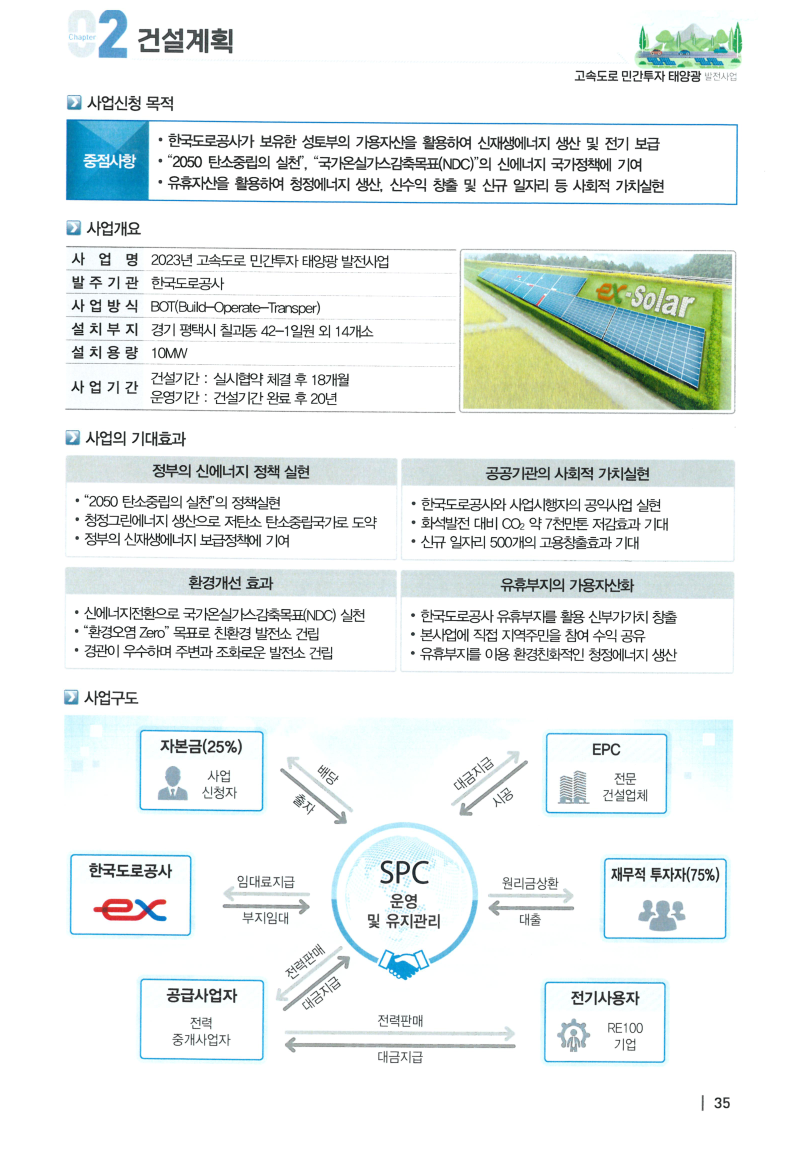
#> input picture work/pages/p1.png, 1620 x 2304 px (shown at 1/2 size)
$ python -i proto_table2.py   (imports and definitions only)
#> lines starting #> are read from the running program, lines starting #| are printed output that depends on the picture; after the words box and inside, x2 and y2 are one past the last pixel; in counts of white or black regions, pixels touching at a corner belong together
#> further down, picture is the input picture: shape (2304, 1620, 3); mean B, G, R 238.6, 239.8, 235
# -*- coding: utf-8 -*-
"""표 인식 프로토타입 2: OCR 단어 배치 + 괘선 힌트로 행/열 격자를 추론"""
import cv2, json, numpy as np

# [7 lines left out: function words, not called in this run]

def rules(img, delta=2):
#> called with delta = 2
    H, W = img.shape[:2]
    g = cv2.cvtColor(img, cv2.COLOR_BGR2GRAY)
    hc = ((cv2.blur(g, (1, 15)).astype(np.int16) - g) > delta).astype(np.uint8)
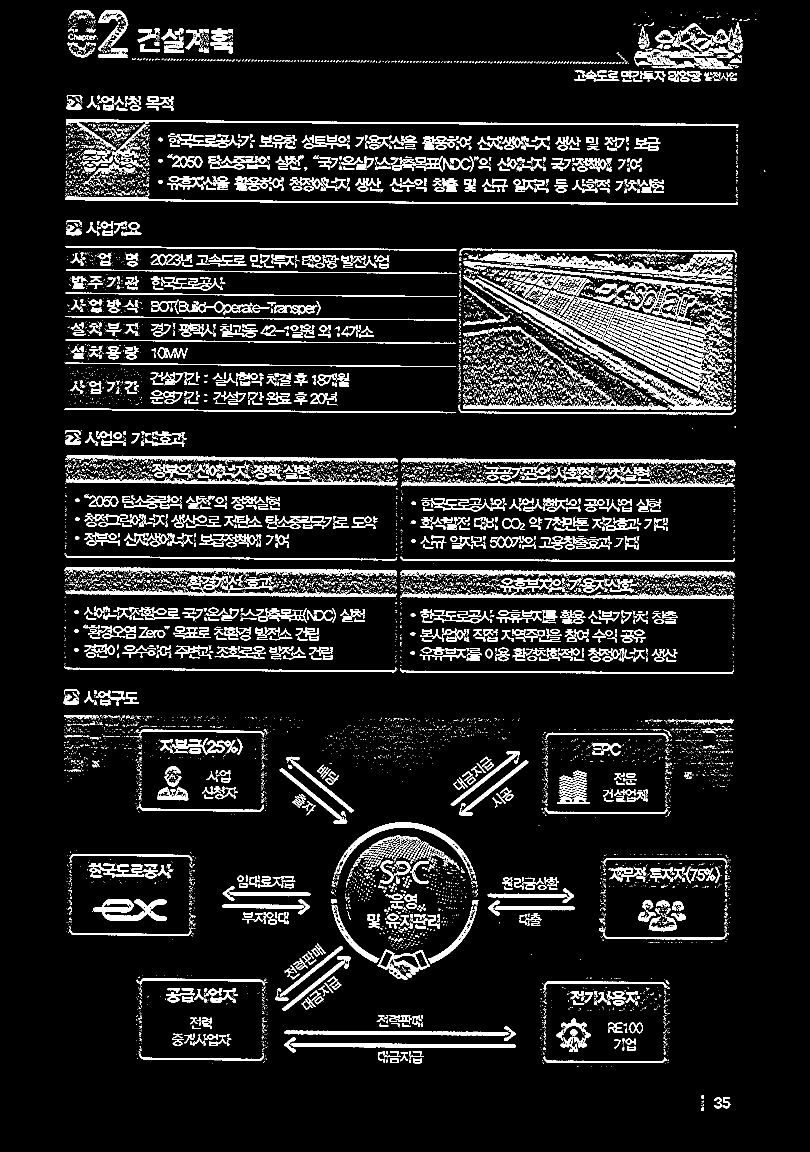
#> hc: shape (2304, 1620) (shown at 1/2 size); values 0 (black) and 1 (white), 10.5% white; 10628 white regions (8533 under 20 px), largest, box (x1, y1, x2, y2) and area: (927, 551, 1463, 820) 11357, (957, 506, 1403, 553) 5586, (132, 239, 1477, 300) 5388
    hc = cv2.dilate(hc, np.ones((5, 1), np.uint8))
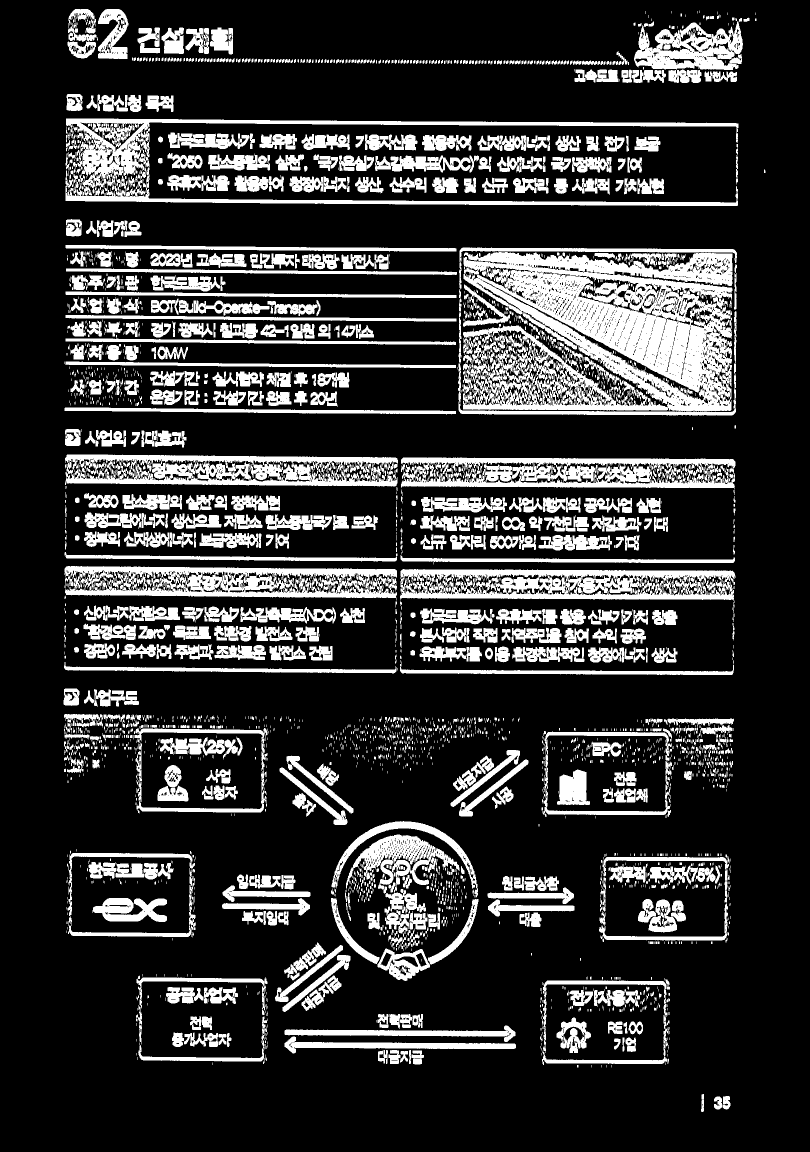
#> hc: shape (2304, 1620) (shown at 1/2 size); values 0 (black) and 1 (white), 20.8% white; 2901 white regions (1846 under 20 px), largest, box (x1, y1, x2, y2) and area: (925, 504, 1465, 822) 111967, (131, 237, 1477, 412) 34304, (800, 1138, 1471, 1206) 27829
    hl = cv2.morphologyEx(hc, cv2.MORPH_OPEN, cv2.getStructuringElement(cv2.MORPH_RECT, (max(60, W//25), 1)))
#> hl: shape (2304, 1620); values 0 (black) and 1 (white), 5.2% white; 107 white regions, largest, box (x1, y1, x2, y2) and area: (132, 392, 1477, 412) 10368, (133, 237, 1478, 253) 9927, (802, 1139, 1471, 1151) 6049
    n, lab, st, _ = cv2.connectedComponentsWithStats(hl, 8)
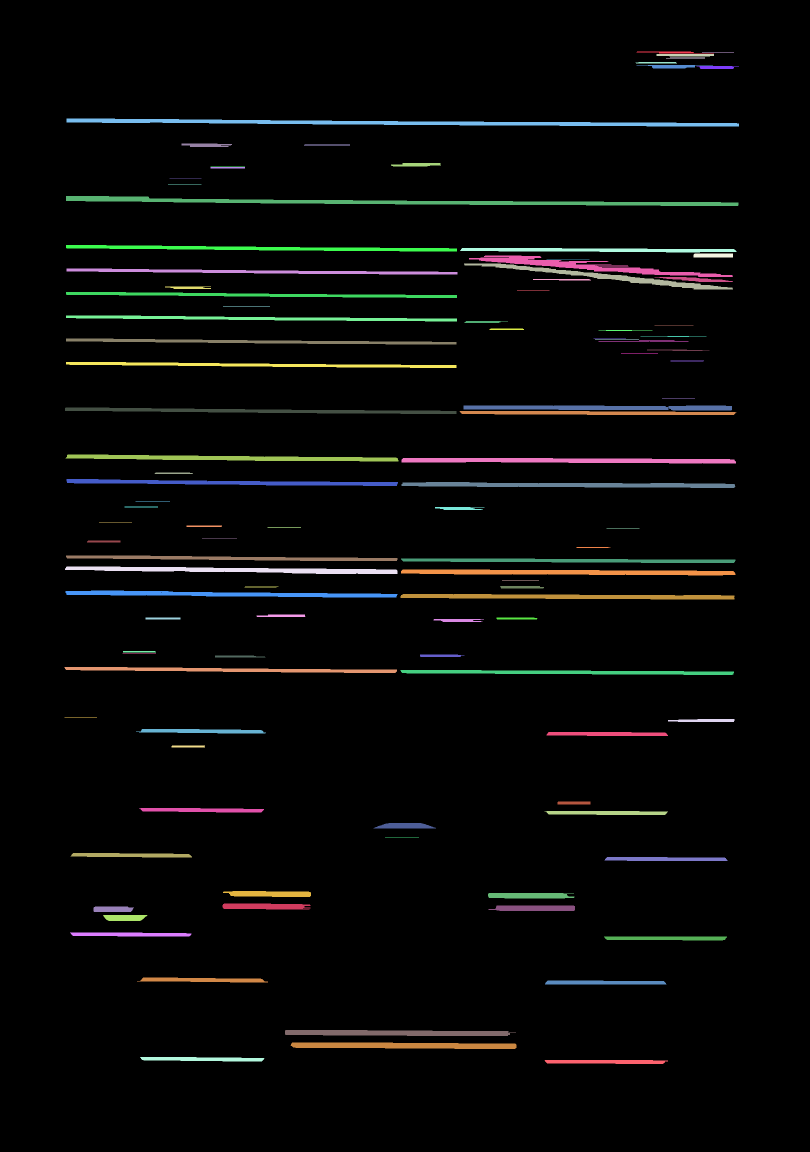
#> lab: shape (2304, 1620) int32 (shown at 1/2 size); 108 distinct labels, from 0 to 107; one colour per label, 0 black
#> n = 108; st = 108 rows, first 6: [0, 0, 1620, 2304, 3537458], [1273, 103, 155, 4, 402], [1404, 104, 64, 1, 64], [1313, 108, 115, 5, 541], [1332, 115, 78, 2, 148], [1271, 124, 83, 3, 239]
    segs = [(int(st[c][0]), int(st[c][1]), int(st[c][0]+st[c][2]), int(st[c][1]+st[c][3]))
            for c in range(1, n) if st[c][2] >= max(60, W//25)]
#> segs = 107 items, first 6: (1273, 103, 1428, 107), (1404, 104, 1468, 105), (1313, 108, 1428, 113), (1332, 115, 1410, 117), (1271, 124, 1354, 127), (1273, 130, 1426, 137)
    return segs

# [56 lines left out: functions group_rows, corridors, find_tables, not called in this run]

# [7 lines not run here, left out]

>>> import cv2
>>> picture = cv2.imread('work/pages/p1.png')
>>> result = rules(picture)
#> result has the same summary as segs in rules

$ run again, on work/pages/p5.png
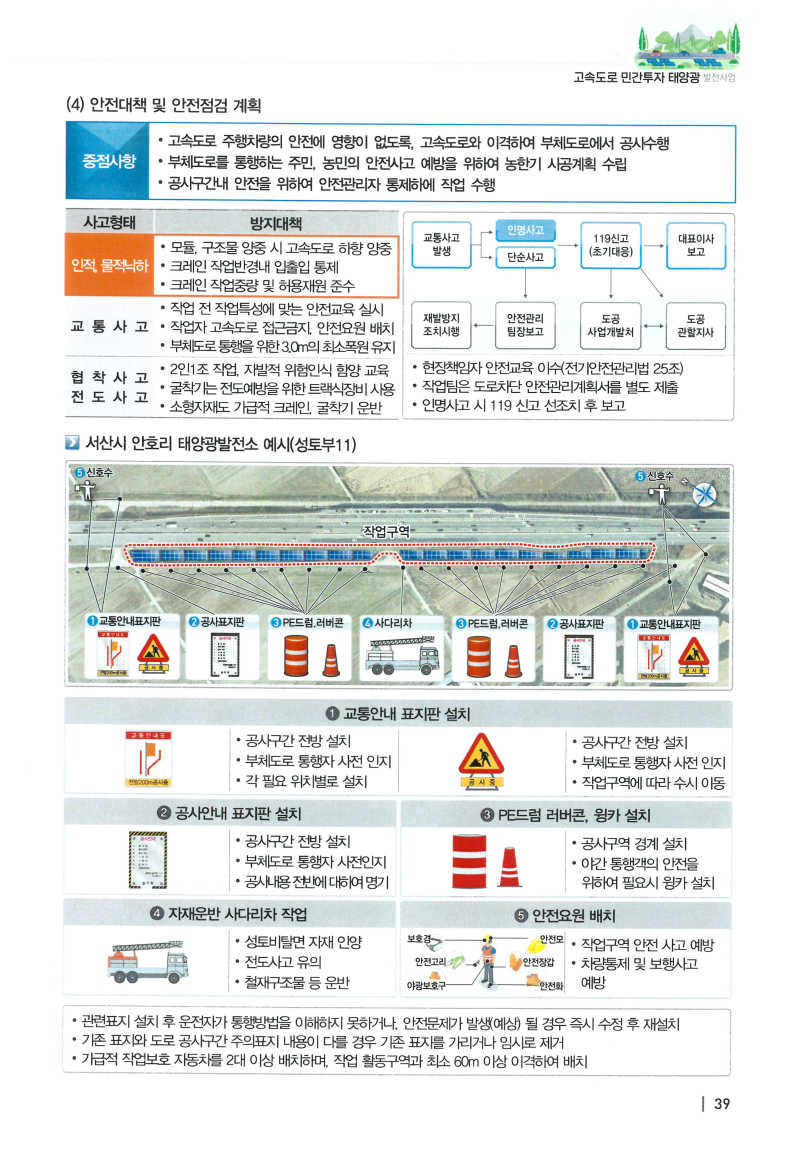
#> input picture work/pages/p5.png, 1620 x 2304 px (shown at 1/2 size)
#> picture is the input picture: shape (2304, 1620, 3); mean B, G, R 227.9, 229.5, 227.1
#> in rules, `hc = ((cv2.blur(g, (1, 15)).astype(np.int16) - g) > delta).astype(np.u..`:
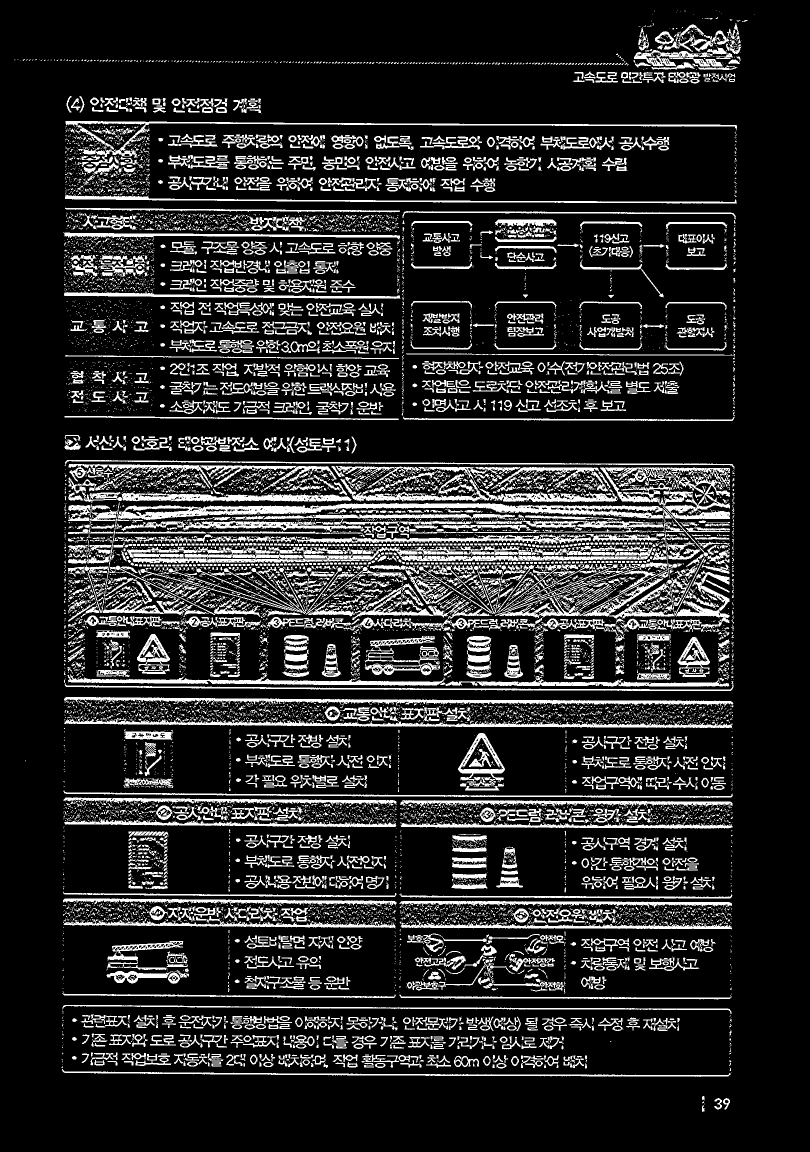
#> hc: shape (2304, 1620) (shown at 1/2 size); values 0 (black) and 1 (white), 16.1% white; 13370 white regions (10246 under 20 px), largest, box (x1, y1, x2, y2) and area: (254, 1091, 1305, 1127) 17586, (236, 1006, 1330, 1060) 14025, (1200, 935, 1460, 1113) 9744
#> hl: shape (2304, 1620); values 0 (black) and 1 (white), 9.4% white; 214 white regions, largest, box (x1, y1, x2, y2) and area: (181, 1005, 1461, 1039) 18032, (137, 1358, 1460, 1375) 12578, (129, 1393, 1468, 1409) 11746
#> in rules, `n, lab, st, _ = cv2.connectedComponentsWithStats(hl, 8)`:
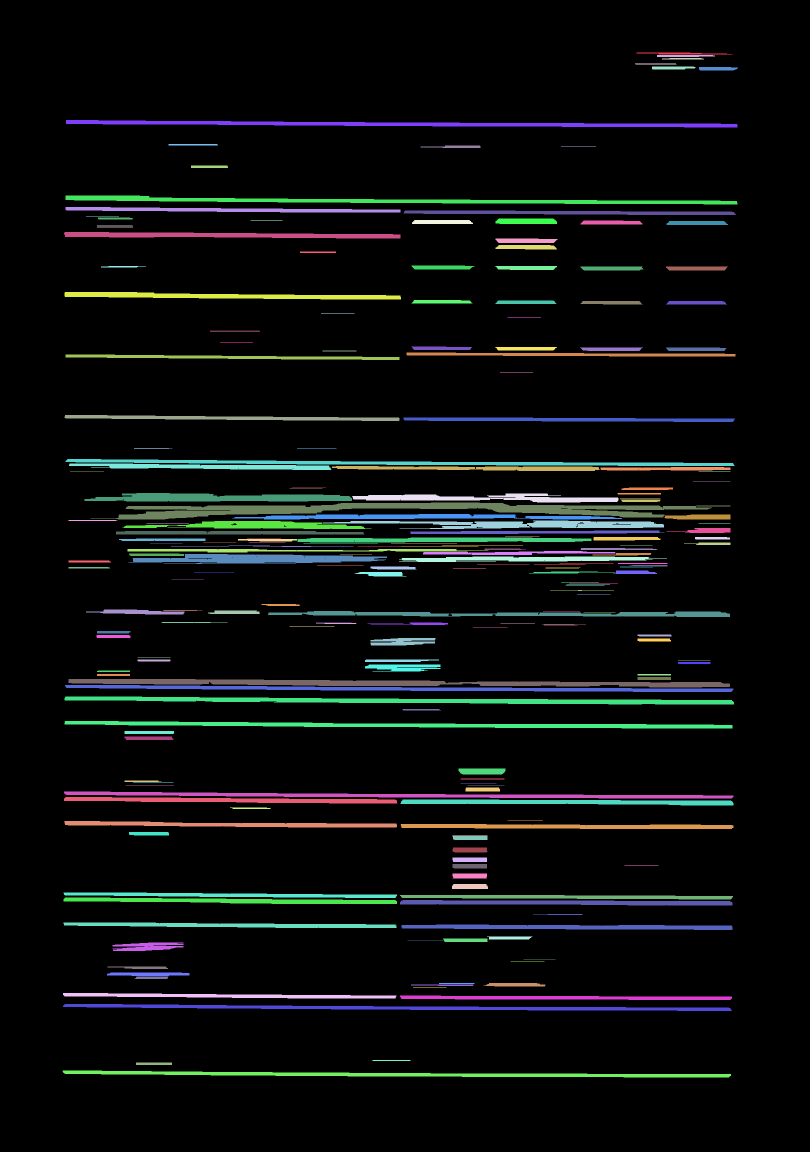
#> lab: shape (2304, 1620) int32 (shown at 1/2 size); 215 distinct labels, from 0 to 214; one colour per label, 0 black
#> n = 215; st = 215 rows, first 6: [0, 0, 1620, 2304, 3380285], [1273, 105, 192, 4, 523], [1314, 110, 116, 4, 428], [1324, 116, 84, 3, 231], [1270, 127, 83, 2, 164], [1304, 133, 88, 6, 476]
#> segs = 214 items, first 6: (1273, 105, 1465, 109), (1314, 110, 1430, 114), (1324, 116, 1408, 119), (1270, 127, 1353, 129), (1304, 133, 1392, 139), (1398, 134, 1476, 141)
#> result has the same summary as segs in rules
